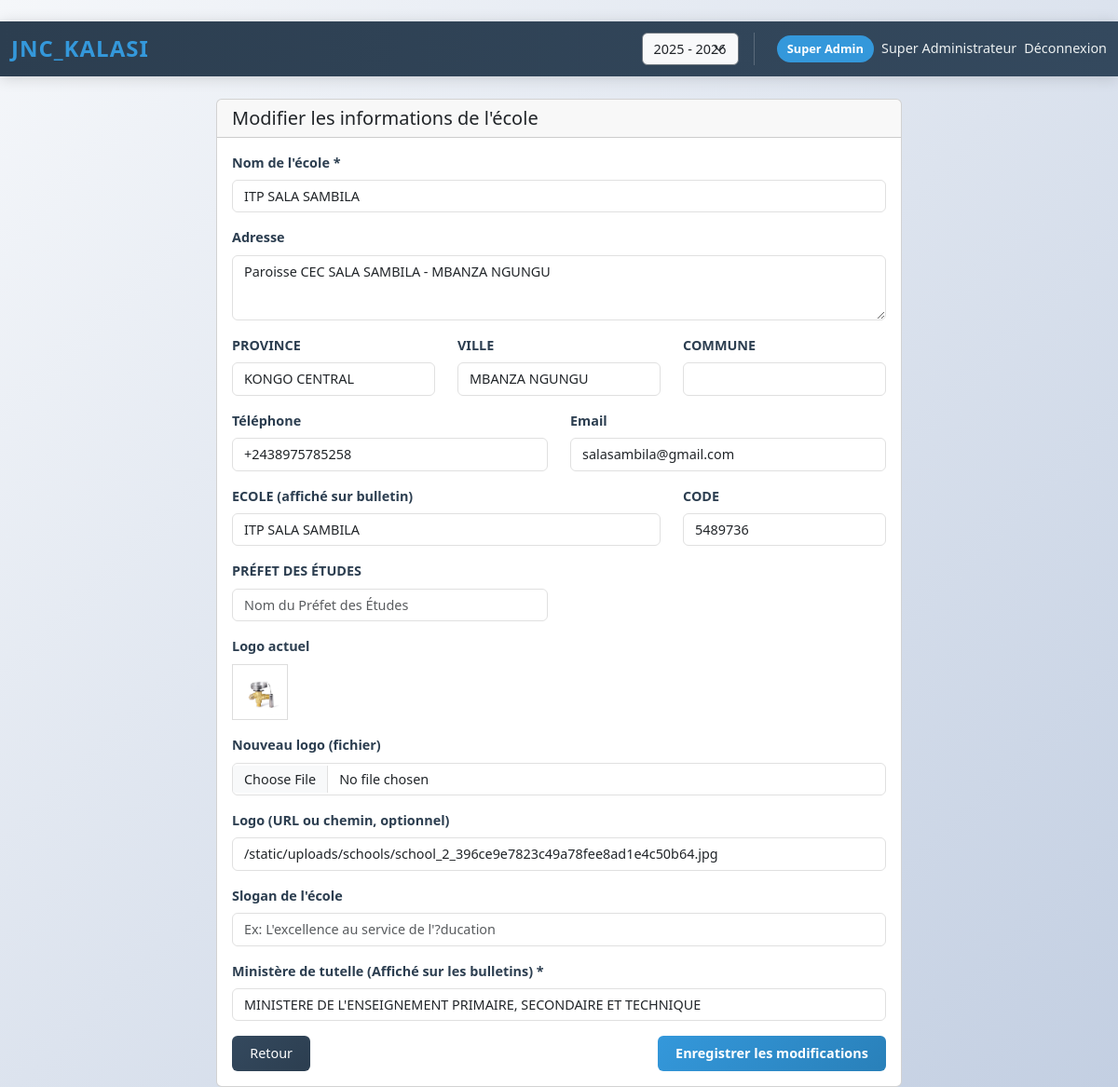
/admin/schools/2/edit (signed in), run on the app's committed database.
### models/__init__.py (models this page shows, shortened)
class User(UserMixin, db.Model):
    __tablename__ = 'users'
    id = db.Column(db.Integer, primary_key=True)
    school_id = db.Column(db.Integer, db.ForeignKey('schools.id'), nullable=True)  # Nullable pour super_admin
    username = db.Column(db.String(80), unique=True, nullable=False)
    password_hash = db.Column(db.String(255), nullable=False)
    role = db.Column(db.Enum('super_admin', 'school_admin', 'secretary', 'discipline', 'professor', name='role_enum'), nullable=False)
    full_name = db.Column(db.String(120), nullable=False)
    email = db.Column(db.String(120))
    created_at = db.Column(db.DateTime, server_default=db.func.now())
    is_active = db.Column(db.Boolean, nullable=False, default=True, server_default=db.text('1'))  # For blocking/unblocking
    last_login_at = db.Column(db.DateTime, nullable=True)
    last_login_ip = db.Column(db.String(45), nullable=True)  # IPv6 compatible
    login_failed_attempts = db.Column(db.Integer, default=0, nullable=False)
    last_failed_login_at = db.Column(db.DateTime, nullable=True)
    last_failed_login_ip = db.Column(db.String(45), nullable=True)
    password_reset_token = db.Column(db.String(100), nullable=True)
    password_reset_expires = db.Column(db.DateTime, nullable=True)
    must_change_password = db.Column(db.Boolean, default=False, nullable=False)
    school = db.relationship('School', back_populates='users')
    courses = db.relationship('Course', back_populates='professor', lazy='dynamic')
    attendance_records = db.relationship('AttendanceRecord', foreign_keys='AttendanceRecord.professor_id', back_populates='professor', lazy='dynamic')
    created_subscriptions = db.relationship('SchoolSubscription', foreign_keys='SchoolSubscription.created_by_user_id', back_populates='created_by_user', lazy='dynamic')
    validated_subscription_payments = db.relationship('SchoolSubscriptionPayment', foreign_keys='SchoolSubscriptionPayment.confirmed_by_user_id', back_populates='confirmed_by_user', lazy='dynamic')
    opened_support_tickets = db.relationship('RemoteSupportTicket', foreign_keys='RemoteSupportTicket.created_by_user_id', back_populates='created_by_user', lazy='dynamic')
    handled_support_tickets = db.relationship('RemoteSupportTicket', foreign_keys='RemoteSupportTicket.handled_by_user_id', back_populates='handled_by_user', lazy='dynamic')
    received_notifications = db.relationship('Notification', foreign_keys='Notification.recipient_id', back_populates='recipient', lazy='dynamic')
    sent_notifications = db.relationship('Notification', foreign_keys='Notification.actor_id', back_populates='actor', lazy='dynamic')
    def is_super_admin(self):
        return self.role == 'super_admin'

class School(db.Model):
    __tablename__ = 'schools'
    id = db.Column(db.Integer, primary_key=True)
    name = db.Column(db.String(120), nullable=False)
    slug = db.Column(db.String(120), unique=True, nullable=True)
    address = db.Column(db.String(255))
    province = db.Column(db.String(120), nullable=True)
    phone = db.Column(db.String(50))
    email = db.Column(db.String(120))
    logo = db.Column(db.String(255))
    city = db.Column(db.String(120), nullable=True)
    commune = db.Column(db.String(120), nullable=True)
    bulletin_school_name = db.Column(db.String(255), nullable=True)
    school_code = db.Column(db.String(50), nullable=True)
    slogan = db.Column(db.String(255), nullable=True)
    study_prefect_name = db.Column(db.String(120), nullable=True)
    ministry = db.Column(db.String(255), nullable=True, default="MINISTERE DE L'ENSEIGNEMENT PRIMAIRE, SECONDAIRE ET TECHNIQUE", server_default="MINISTERE DE L'ENSEIGNEMENT PRIMAIRE, SECONDAIRE ET TECHNIQUE")
    is_active = db.Column(db.Boolean, nullable=False, default=True, server_default=db.text('1'))
    created_at = db.Column(db.DateTime, server_default=db.func.now())
    users = db.relationship('User', back_populates='school', lazy='dynamic')
    sections = db.relationship('Section', back_populates='school', lazy='dynamic')
    courses = db.relationship('Course', back_populates='school', lazy='dynamic')
    students = db.relationship('Student', back_populates='school', lazy='dynamic')
    grades = db.relationship('Grade', back_populates='school', lazy='dynamic')
    payments = db.relationship('Payment', back_populates='school', lazy='dynamic')
    bulletin_configs = db.relationship('BulletinConfig', back_populates='school', lazy='dynamic')
    attendance_records = db.relationship('AttendanceRecord', back_populates='school', lazy='dynamic')
    notifications = db.relationship('Notification', back_populates='school', lazy='dynamic')
    subscriptions = db.relationship('SchoolSubscription', back_populates='school', lazy='dynamic')
    remote_support_tickets = db.relationship('RemoteSupportTicket', back_populates='school', lazy='dynamic')

### routes/admin/schools.py (the view, shortened to what this page needs)
@admin_bp.route('/schools/<int:school_id>/edit', methods=['GET', 'POST'])
@login_required
def edit_school(school_id, school_slug=None):
    school = School.query.get_or_404(school_id)
    if not current_user.is_super_admin() and current_user.school_id != school.id:
        flash('Accès non autorisé à cette école.', 'danger')
        return redirect(url_for('admin.dashboard', school_slug=school_slug))
    return render_template('admin/edit_school.html', school=school)

### templates/admin/edit_school.html (shortened to what this page needs)
﻿{% extends 'base.html' %}
{% block content %}
<div class="container mt-4">
  <div class="row justify-content-center">
    <div class="col-md-8">
      <div class="card">
        <div class="card-header">
          <h5 class="mb-0">Modifier les informations de l'école</h5>
        </div>
        <div class="card-body">
          <form method="POST" enctype="multipart/form-data">
            <div class="mb-3">
              <label for="name" class="form-label">Nom de l'école *</label>
              <input type="text" class="form-control" id="name" name="name" value="{{ school.name }}" required>
            </div>
            <div class="mb-3">
              <label for="address" class="form-label">Adresse</label>
              <textarea class="form-control" id="address" name="address" rows="3">{{ school.address or '' }}</textarea>
            </div>
            <div class="row">
              <div class="col-md-4 mb-3">
                <label for="province" class="form-label">PROVINCE</label>
                <input type="text" class="form-control" id="province" name="province" value="{{ school.province or '' }}">
              </div>
              <div class="col-md-4 mb-3">
                <label for="city" class="form-label">VILLE</label>
                <input type="text" class="form-control" id="city" name="city" value="{{ school.city or '' }}">
              </div>
              <div class="col-md-4 mb-3">
                <label for="commune" class="form-label">COMMUNE</label>
                <input type="text" class="form-control" id="commune" name="commune" value="{{ school.commune or '' }}">
              </div>
            </div>
            <div class="row">
              <div class="col-md-6 mb-3">
                <label for="phone" class="form-label">Téléphone</label>
                <input type="tel" class="form-control" id="phone" name="phone" value="{{ school.phone or '' }}">
              </div>
              <div class="col-md-6 mb-3">
                <label for="email" class="form-label">Email</label>
                <input type="email" class="form-control" id="email" name="email" value="{{ school.email or '' }}">
              </div>
            </div>
            <div class="row">
              <div class="col-md-8 mb-3">
                <label for="bulletin_school_name" class="form-label">ECOLE (affiché sur bulletin)</label>
                <input type="text" class="form-control" id="bulletin_school_name" name="bulletin_school_name" value="{{ school.bulletin_school_name or school.name or '' }}">
              </div>
              <div class="col-md-4 mb-3">
                <label for="school_code" class="form-label">CODE</label>
                <input type="text" class="form-control" id="school_code" name="school_code" value="{{ school.school_code or '' }}">
              </div>
            </div>
            <div class="row">
              <div class="col-md-6 mb-3">
                <label for="study_prefect_name" class="form-label">PRÉFET DES ÉTUDES</label>
                <input type="text" class="form-control" id="study_prefect_name" name="study_prefect_name" value="{{ school.study_prefect_name or '' }}" placeholder="Nom du Préfet des Études">
              </div>
            </div>
            <div class="mb-3">
              <label class="form-label">Logo actuel</label>
              <div>
                {% if school.logo %}
                <img src="{{ school.logo }}" alt="Logo" style="max-height: 60px; border: 1px solid #ddd; padding: 4px;">
                {% else %}
                <span class="text-muted">Aucun logo</span>
                {% endif %}
              </div>
            </div>
            <div class="mb-3">
              <label for="logo_file" class="form-label">Nouveau logo (fichier)</label>
              <input type="file" class="form-control" id="logo_file" name="logo_file" accept=".png,.jpg,.jpeg,.webp">
            </div>
            <div class="mb-3">
              <label for="logo" class="form-label">Logo (URL ou chemin, optionnel)</label>
              <input type="text" class="form-control" id="logo" name="logo" value="{{ school.logo or '' }}">
            </div>
            <div class="mb-3">
              <label for="slogan" class="form-label">Slogan de l'école</label>
              <input type="text" class="form-control" id="slogan" name="slogan" value="{{ school.slogan or '' }}" placeholder="Ex: L'excellence au service de l'?ducation">
            </div>
            <div class="mb-3">
              <label for="ministry" class="form-label">Ministère de tutelle (Affiché sur les bulletins) *</label>
              <input type="text" class="form-control" id="ministry" name="ministry" value="{{ school.ministry or 'MINISTERE DE L\'ENSEIGNEMENT PRIMAIRE, SECONDAIRE ET TECHNIQUE' }}" required>
            </div>
            <div class="d-flex justify-content-between">
              <a href="{{ url_for('admin.dashboard') }}" class="btn btn-secondary">Retour</a>
              <button type="submit" class="btn btn-primary">Enregistrer les modifications</button>
            </div>
          </form>
        </div>
      </div>
    </div>
  </div>
</div>
{% endblock %}

### templates/base.html (shortened to what this page needs)
<!doctype html>
<html lang="fr">
<head>
  <link href="https://cdn.jsdelivr.net/npm/bootstrap@5.3.2/dist/css/bootstrap.min.css" rel="stylesheet">
  <link href="{{ url_for('static', filename='css/styles.css') }}" rel="stylesheet">
</head>
<body>
<nav class="navbar navbar-expand-lg navbar-custom">
  <div class="container-fluid">
    {% set school_name = g.school.name if g.school else None %}
    <a class="navbar-brand navbar-brand-school" href="{{ url_for('index') if not current_user.is_authenticated else url_for('auth.redirect_by_role') }}" title="JNC_Kalasi">
      <span class="brand-main">JNC<span>_Kalasi</span></span>
    </a>
    <div class="collapse navbar-collapse" id="navbarNav">
      <ul class="navbar-nav ms-auto">
        {% if current_user.is_authenticated %}
        <li class="nav-item d-flex align-items-center me-3">
          <form method="POST" action="{{ url_for('set_academic_year') }}" class="d-flex align-items-center mb-0">
            <select name="academic_year" class="form-select form-select-sm bg-light text-dark border-secondary" onchange="this.form.submit()" style="width: auto;">
              {% for year in all_academic_years %}
              <option value="{{ year }}" {% if year == current_academic_year %}selected{% endif %}>{{ year }}</option>
              {% endfor %}
            </select>
          </form>
        </li>
        <li class="nav-item d-flex align-items-center nav-user-info">
          <span class="nav-user-badge">{{ current_user.role.replace('_', ' ').title() }}</span>
          <span class="nav-link">{{ current_user.full_name }}</span>
          <a class="nav-link" href="{{ url_for('auth.logout') }}">Déconnexion</a>
        </li>
        {% else %}
        <li class="nav-item">
          <a class="nav-link" href="{{ url_for('auth.login') }}">Connexion</a>
        </li>
        {% endif %}
      </ul>
    </div>
  </div>
</nav>
<div class="dashboard-container">
  {% block content %}{% endblock %}
</div>
</body>
</html>

### data on the page
User: role.replace "Super Admin", full_name "Super Administrateur"
School: name "ITP SALA SAMBILA", address "Paroisse CEC SALA SAMBILA - MBANZA NGUNGU", province "KONGO CENTRAL", city "MBANZA NGUNGU", phone "+2438975785258", email "salasambila@gmail.com", bulletin_school_name "ITP SALA SAMBILA", school_code "5489736", logo (picture), logo "/static/uploads/schools/school_2_396ce9e7823c49a78fee8ad1e4c50b64.jpg", ministry "MINISTERE DE L'ENSEIGNEMENT PRIMAIRE, SECONDAIRE ET TECHNIQUE"

### other printed values
form field academic_year "2025 - 2026"
